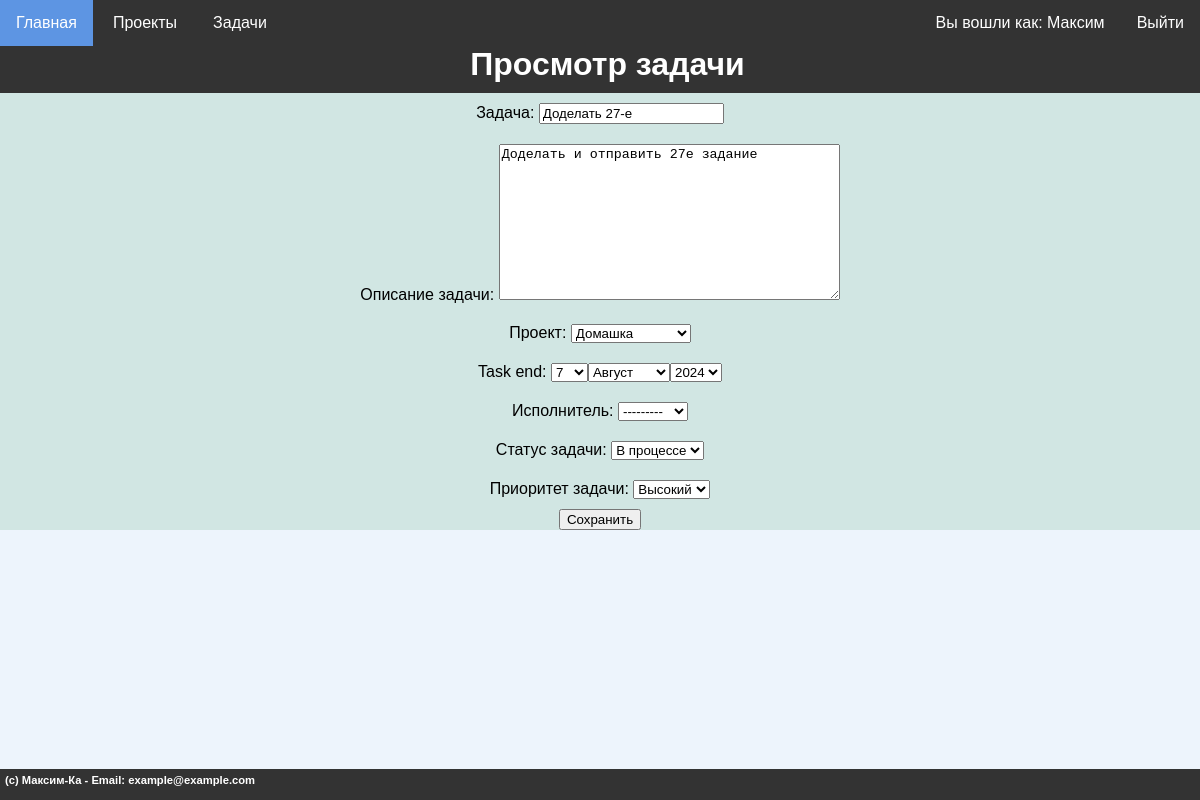
Before: /viewtask/2/ (signed in) with the older database file.
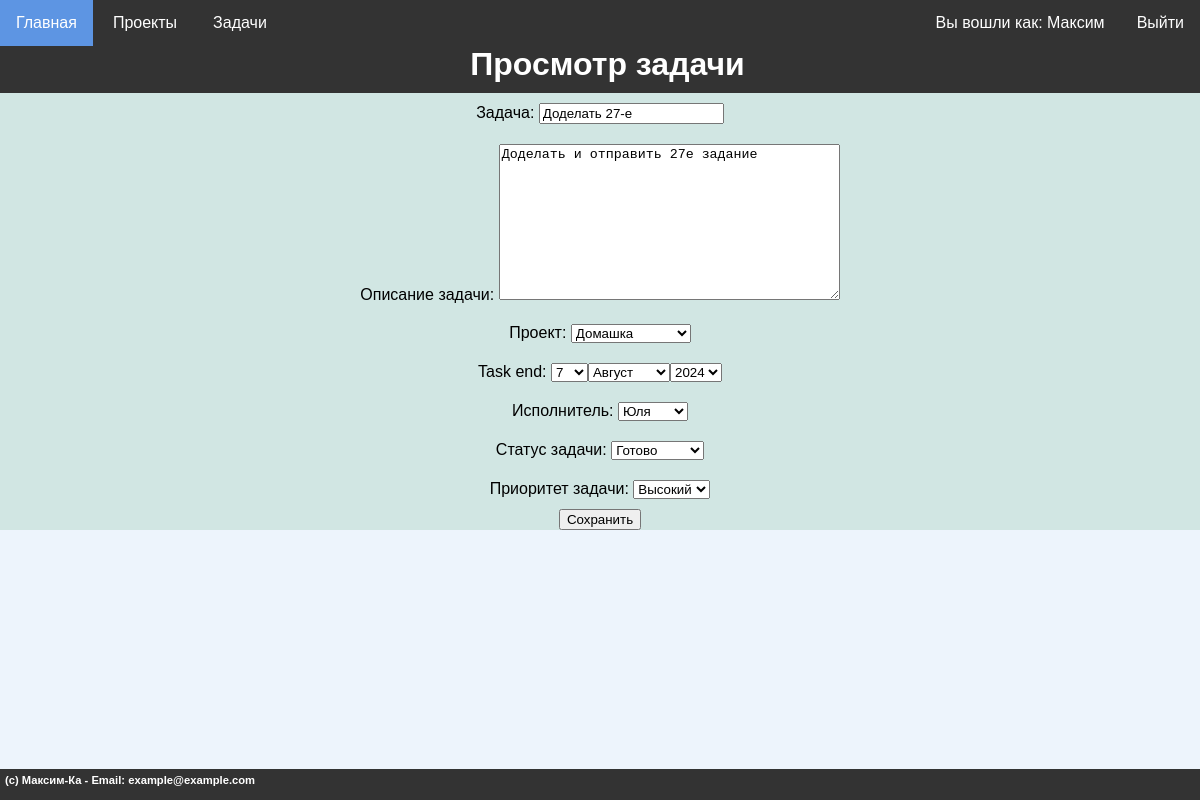
After: the same page with the newer database file.
### mainsite/models.py (models this page shows, shortened)
class Tasks(models.Model):
    STATUS_CHOICES = [
        ('Ожидает', 'Ожидает'),
        ('В процессе', 'В процессе'),
        ('Готово', 'Готово'),
    ]
    PRIORITY_CHOICES = [
        ('Низкий', 'Низкий'),
        ('Средний', 'Средний'),
        ('Высокий', 'Высокий'),
    ]
    task_proj = models.ForeignKey(Project, to_field='proj_name', on_delete=models.CASCADE, related_name='tasks', verbose_name="Проект")
    implementer = models.ForeignKey(get_user_model(),on_delete=models.SET_NULL, related_name='task_user', null = True, default=None, verbose_name="Исполнитель" )
    sender = models.ForeignKey(get_user_model(),on_delete=models.SET_NULL, related_name='task_sender', null = True, default=None, verbose_name="Отправитель" )
    task_name = models.CharField(max_length=255, verbose_name="Задача")
    task_desc = models.TextField(blank=True, verbose_name="Описание задачи")
    task_end = models.DateField(null = True, verbose_name="Выполнить до")
    status = models.CharField(max_length=20, choices=STATUS_CHOICES, default='pending', verbose_name="Статус задачи")
    priority = models.CharField(max_length=20, choices=PRIORITY_CHOICES, default='medium', verbose_name="Приоритет задачи")
    class Meta:
        verbose_name = "Задачи"
        verbose_name_plural = "Задачи"
        ordering = ["task_end"]

### mainsite/views.py (the view)
# urls.py: path('viewtask/<int:task_id>/', view_task, name='view_task'),
@login_required
def view_task(request, task_id):
    instance = get_object_or_404(Tasks, id=task_id)
    if request.method == 'POST':
        form = TaskForm(request.POST, instance=instance)
        if form.is_valid():
            task = form.save(commit=False)
            task.sender = request.user
            task.save()
            return HttpResponseRedirect('/tasks')
        else:
            form.add_error(None, 'Ошибка при редактировании задачи')
    else:
        form = TaskForm(instance=instance)
    context = {
        'title': 'Просмотр задачи',
        'form': form,
        'footer' : "(c) Максим-Ка - Email: example@example.com",
        'header' : "Просмотр задачи"
    }
    return render(request, 'project_K/viewtask.html', context)

### mainsite/forms.py
class TaskForm(forms.ModelForm):
    task_end = forms.DateField(widget=SelectDateWidget(years=range(2024, 2026)))
    class Meta:
        model = Tasks
        fields = ['task_name','task_desc','task_proj','task_end','implementer','status','priority']

### mainsite/models.py (called while the page is built)
    def __str__(self):
      return self.proj_name

### project_K/context_processors.py (called while the page is built)
def menu_items(request):
    menu = [{'title': 'Главная', 'url': '/'},
            {'title': 'Проекты', 'url': '/proj',
             'submenu': [{'title': 'Добавить проект', 'url': '/add_proj'}
    ]},
            {'title': 'Задачи', 'url': '/tasks', 'submenu': [
            {'title': 'Добавить задачу', 'url': '/add_task'},
            {'title': 'Добавить комментарий', 'url': '/add_coment'}
    ]}
]
    return {'menu': menu}

### mainsite/templates/project_K/viewtask.html
{% extends 'project_K/base.html' %} {% block content %}
<form method="post" enctype="multipart/form-data">
  {% csrf_token %} {{ form.non_field_errors }} {{ form.as_p }}
  <button type="submit">Сохранить</button>
</form>
{% endblock %}

Changed rows visible on the page:
changed Tasks "Доделать 27-е": implementer "---------" → "Юля"; status "В процессе" → "Готово"
